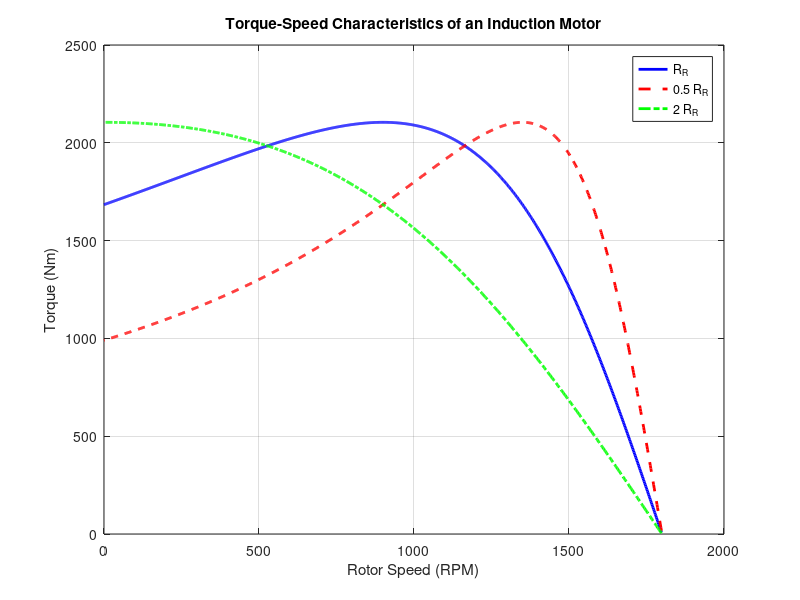

This figure's MATLAB source:
clc;
clear;

% Given parameters
V = 460;               % Supply voltage in Volts
f = 60;                % Frequency in Hz
p = 4;                 % Number of poles
Ns = 120 * f / p;      % Synchronous speed in RPM
ws = 2 * pi * Ns / 60; % Synchronous speed in rad/s

% Rotor reactance (constant)
XR = 0.8;              % Ohms

% Rotor resistance values
RR_base = 0.4;         % Chosen value
RR_half = RR_base / 2;
RR_double = RR_base * 2;

% Slip range
s = linspace(0.001, 1, 1000);

% Torque for each resistance
T_base = (3 * V^2 .* (RR_base ./ s)) ./ (ws * ((RR_base ./ s).^2 + XR^2));
T_half = (3 * V^2 .* (RR_half ./ s)) ./ (ws * ((RR_half ./ s).^2 + XR^2));
T_double = (3 * V^2 .* (RR_double ./ s)) ./ (ws * ((RR_double ./ s).^2 + XR^2));

% Speed vector
N = (1 - s) * Ns;

% Plotting
figure;
plot(N, T_base, 'b', 'LineWidth', 2); hold on;
plot(N, T_half, 'r--', 'LineWidth', 2);
plot(N, T_double, 'g-.', 'LineWidth', 2);

xlabel('Rotor Speed (RPM)');
ylabel('Torque (Nm)');
title('Torque-Speed Characteristics of an Induction Motor');
legend('R_R', '0.5 R_R', '2 R_R', 'Location', 'Best');
grid on;